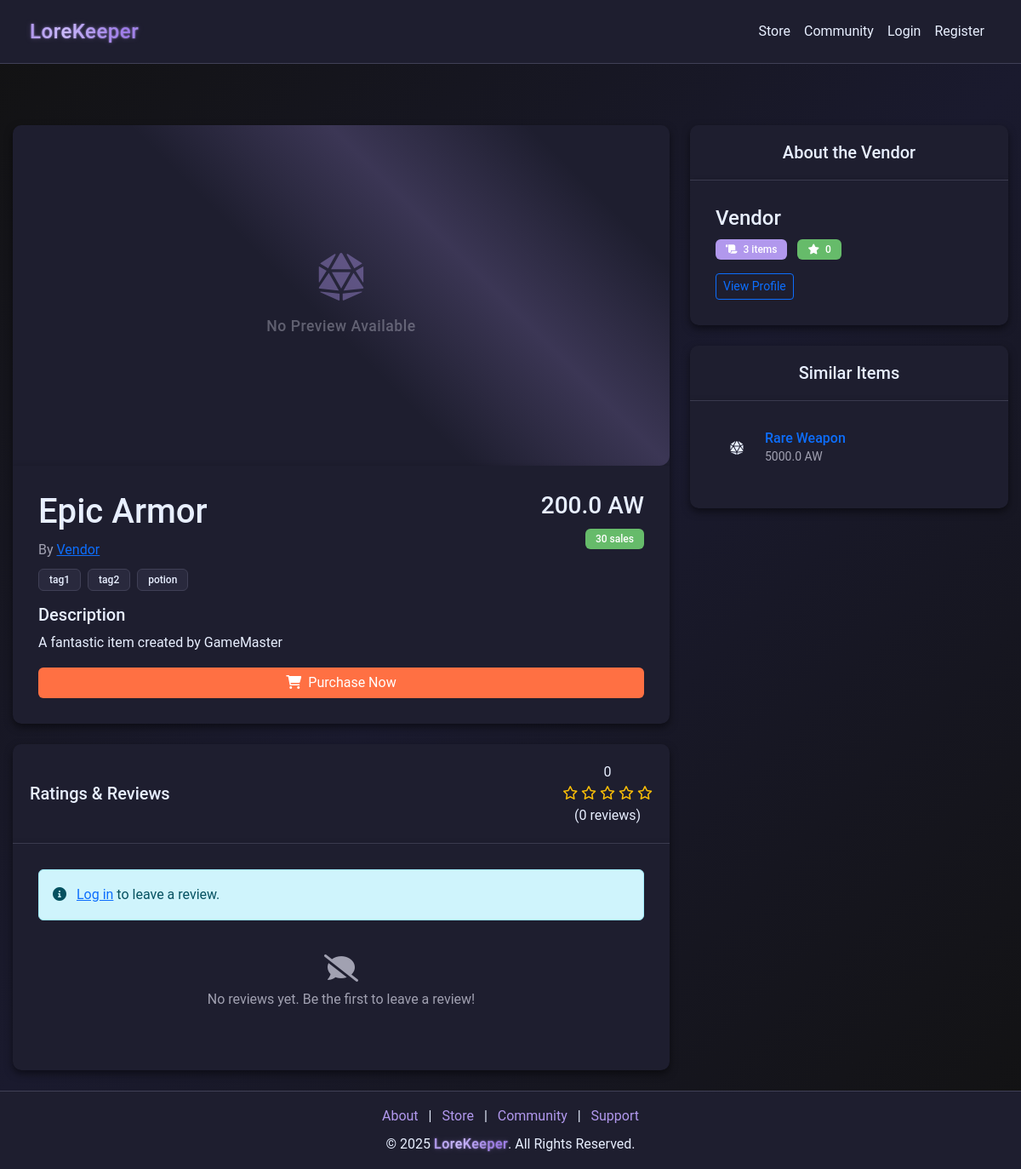
The app's page /store/item/2 with its own data.
### models.py (models this page shows)
class Item(db.Model):
    __tablename__ = "items"
    id = db.Column(db.Integer, primary_key=True)
    name = db.Column(db.String(64), nullable=False)
    description = db.Column(db.Text)
    price = db.Column(db.Float, nullable=False)
    vendor_id = db.Column(
        db.Integer, db.ForeignKey("vendors.id"), nullable=False, index=True
    )
    reviews = db.relationship(
        "ReviewOfItem", backref="item", lazy=True, cascade="all, delete-orphan"
    )
    category = db.Column(db.String(64), nullable=False, index=True)
    tags = db.Column(db.String(256))
    sales = db.Column(db.Integer, default=0)
    status = db.Column(db.String(64), default="Active", index=True)
    created_at = db.Column(db.DateTime, default=datetime.utcnow)

### app.py (the view, shortened to what this page needs)
@app.route("/store/item/<int:item_id>")
def item_preview(item_id):
    item = Item.query.get_or_404(item_id)
    vendor = User.query.get(item.vendor_id)
    reviews = ReviewOfItem.query.filter_by(item_id=item_id).all()
    avg_rating = 0
    if reviews:
        avg_rating = sum(review.rating for review in reviews) / len(reviews)
    vendor_items_count = Item.query.filter_by(vendor_id=item.vendor_id).count()
    vendor_items = Item.query.filter_by(vendor_id=item.vendor_id).all()
    vendor_reviews = []
    for vendor_item in vendor_items:
        vendor_reviews.extend(
            ReviewOfItem.query.filter_by(item_id=vendor_item.id).all()
        )
    vendor_rating = 0
    if vendor_reviews:
        vendor_rating = sum(review.rating for review in vendor_reviews) / len(
            vendor_reviews
        )
    similar_items = []
    if item.tags:
        item_tags = [tag.strip() for tag in item.tags.split(",")]
        similar_items = (
            Item.query.filter(Item.id != item_id, Item.category == item.category)
            .limit(5)
            .all()
        )
    enriched_reviews = []
    return render_template(
        "item_preview.html",
        item=item,
        reviews=enriched_reviews,
        avg_rating=avg_rating,
        vendor_items_count=vendor_items_count,
        vendor_rating=vendor_rating,
        similar_items=similar_items,
    )

### templates/item_preview.html (shortened to what this page needs)
{% extends "nav_footer_template.html" %}
{% block content %}
<div id="wrapper">
    <div class="container mt-5">
        <div class="row">
            <div class="col-lg-8">
                <div class="card mb-4">
                    {% if item.image_url %}
                    <img src="{{ item.image_url }}" class="card-img-top item-image" alt="{{ item.name }}">
                    {% else %}
                    <div class="item-preview-placeholder">
                        <div class="shimmer-overlay"></div>
                        <div class="placeholder-content">
                            <i class="fas fa-dice-d20 fa-3x"></i>
                            <p>No Preview Available</p>
                        </div>
                    </div>
                    {% endif %}
                    <div class="card-body">
                        <div class="d-flex justify-content-between align-items-start">
                            <div>
                                <h1 class="card-title item-title mb-2">{{ item.name|default('Item Name') }}</h1>
                                <p class="text-muted mb-2">By <a href="/user/{{ item.vendor_id }}" class="vendor-name">{{ item.vendor_name|default('Vendor') }}</a></p>
                            </div>
                            <div class="text-end">
                                <h3 class="item-price mb-2">{{ item.price|default(0) }} AW</h3>
                                <span class="badge bg-success sales-count">{{ item.sales|default(0) }} sales</span>
                            </div>
                        </div>
                        <div class="item-tags mb-3">
                            {% if item.tags %}
                                {% for tag in item.tags.split(',') %}
                                    <span class="badge bg-secondary me-1">{{ tag.strip() }}</span>
                                {% endfor %}
                            {% else %}
                                <span class="badge bg-secondary">No tags</span>
                            {% endif %}
                        </div>
                        <h5>Description</h5>
                        <p class="item-description">{{ item.description|default('No description available.') }}</p>
                        <div class="d-grid gap-2">
                            <a href="{{ url_for('checkout', item_id=item.id) }}" class="btn btn-primary purchase-btn store-color">
                                <i class="fas fa-shopping-cart me-2"></i>Purchase Now
                            </a>
                        </div>
                    </div>
                </div>
                <div class="card mb-4">
                    <div class="card-header">
                        <div class="d-flex justify-content-between align-items-center">
                            <h3 class="h5 mb-0">Ratings & Reviews</h3>
                            <div class="rating-summary">
                                <span class="average-rating">{{ avg_rating|default('0.0') }}</span>
                                <div class="stars">
                                    {% for i in range(5) %}
                                        {% if i < avg_rating|int %}
                                            <i class="fas fa-star text-warning"></i>
                                        {% elif i < avg_rating and i >= avg_rating|int %}
                                            <i class="fas fa-star-half-alt text-warning"></i>
                                        {% else %}
                                            <i class="far fa-star text-warning"></i>
                                        {% endif %}
                                    {% endfor %}
                                </div>
                                <span class="rating-count">({{ reviews|length|default(0) }} reviews)</span>
                            </div>
                        </div>
                    </div>
                    <div class="card-body">
                        {% if session.get('user_id') %}
                            <form id="reviewForm" class="mb-4" action="{{ url_for('submit_review', item_id=item.id) }}" method="POST">
                                <div class="mb-3">
                                    <label class="form-label">Your Rating</label>
                                    <div class="rating-input">
                                        <input type="hidden" name="rating" id="selected_rating" value="5">
                                        <i class="fas fa-star active" data-rating="1"></i>
                                        <i class="fas fa-star active" data-rating="2"></i>
                                        <i class="fas fa-star active" data-rating="3"></i>
                                        <i class="fas fa-star active" data-rating="4"></i>
                                        <i class="fas fa-star active" data-rating="5"></i>
                                    </div>
                                </div>
                                <div class="mb-3">
                                    <label for="reviewText" class="form-label">Your Review</label>
                                    <textarea class="form-control" id="reviewText" name="review_text" rows="3" required></textarea>
                                </div>
                                <button type="submit" class="btn btn-primary">Submit Review</button>
                            </form>
                        {% else %}
                            <div class="alert alert-info">
                                <i class="fas fa-info-circle me-2"></i>
                                <a href="{{ url_for('login') }}">Log in</a> to leave a review.
                            </div>
                        {% endif %}
                        <div id="reviewsList">
                            {% if reviews %}
                                {% for review in reviews %}
                                    <div class="review-item mb-3 p-3 border-bottom">
                                        <div class="d-flex justify-content-between align-items-center">
                                            <div>
                                                <a href="/user/{{ review.user_id }}" class="fw-bold">{{ review.username }}</a>
                                                <div class="small text-muted">
                                                    {{ review.created_at|format_date}}
                                                </div>
                                            </div>
                                            <div class="review-rating">
                                                {% for i in range(5) %}
                                                    {% if i < review.rating %}
                                                        <i class="fas fa-star text-warning"></i>
                                                    {% else %}
                                                        <i class="far fa-star text-warning"></i>
                                                    {% endif %}
                                                {% endfor %}
                                            </div>
                                        </div>
                                        <p class="mt-2">{{ review.review }}</p>
                                    </div>
                                {% endfor %}
                            {% else %}
                                <div class="text-center text-muted py-4">
                                    <i class="fas fa-comment-slash fa-2x mb-2"></i>
                                    <p>No reviews yet. Be the first to leave a review!</p>
                                </div>
                            {% endif %}
                        </div>
                    </div>
                </div>
            </div>
            <div class="col-lg-4">
                <div class="card mb-4">
                    <div class="card-header">
                        <h3 class="h5 mb-0">About the Vendor</h3>
                    </div>
                    <div class="card-body">
                        <div class="vendor-info">
                            <h4 class="vendor-name mb-2">{{ item.vendor_name|default('Vendor') }}</h4>
                            <p class="vendor-stats mb-3">
                                <span class="badge bg-primary me-2">
                                    <i class="fas fa-scroll me-1"></i>
                                    <span class="total-items">{{ vendor_items_count|default(0) }}</span> items
                                </span>
                                <span class="badge bg-success">
                                    <i class="fas fa-star me-1"></i>
                                    <span class="vendor-rating">{{ vendor_rating|default('0.0') }}</span>
                                </span>
                            </p>
                            <a href="/user/{{ item.vendor_id }}" class="btn btn-outline-primary btn-sm">View Profile</a>
                        </div>
                    </div>
                </div>
                <div class="card">
                    <div class="card-header">
                        <h3 class="h5 mb-0">Similar Items</h3>
                    </div>
                    <div class="card-body">
                        <div class="similar-items-list">
                            {% if similar_items %}
                                {% for similar_item in similar_items %}
                                    <div class="similar-item mb-3">
                                        <div class="d-flex align-items-center">
                                            <div class="flex-shrink-0 me-2">
                                                {% if similar_item.image_url %}
                                                    <img src="{{ similar_item.image_url }}" class="similar-item-img" width="50" height="50" alt="{{ similar_item.name }}">
                                                {% else %}
                                                    <div class="similar-item-placeholder">
                                                        <i class="fas fa-dice-d20"></i>
                                                    </div>
                                                {% endif %}
                                            </div>
                                            <div class="flex-grow-1">
                                                <a href="{{ url_for('item_preview', item_id=similar_item.id) }}" class="text-decoration-none">
                                                    <h6 class="mb-0">{{ similar_item.name }}</h6>
                                                </a>
                                                <div class="text-muted small">{{ similar_item.price }} AW</div>
                                            </div>
                                        </div>
                                    </div>
                                {% endfor %}
                            {% else %}
                                <div class="text-center text-muted py-3">
                                    <i class="fas fa-search fa-2x mb-2"></i>
                                    <p>No similar items found.</p>
                                </div>
                            {% endif %}
                        </div>
                    </div>
                </div>
            </div>
        </div>
    </div>
</div>
{% endblock %}

### records on screen
Item: name "Epic Armor", price "200.0", sales "30", description "A fantastic item created by GameMaster"
Item: name "Rare Weapon", price "5000.0"

### other values on screen
{{ item.vendor_name|default('Vendor') }} "Vendor"
{{ tag.strip() }} "tag1" "tag2" "potion"
{{ avg_rating|default('0.0') }} "0"
{{ reviews|length|default(0) }} "0"
{{ vendor_items_count|default(0) }} "3"
{{ vendor_rating|default('0.0') }} "0"
